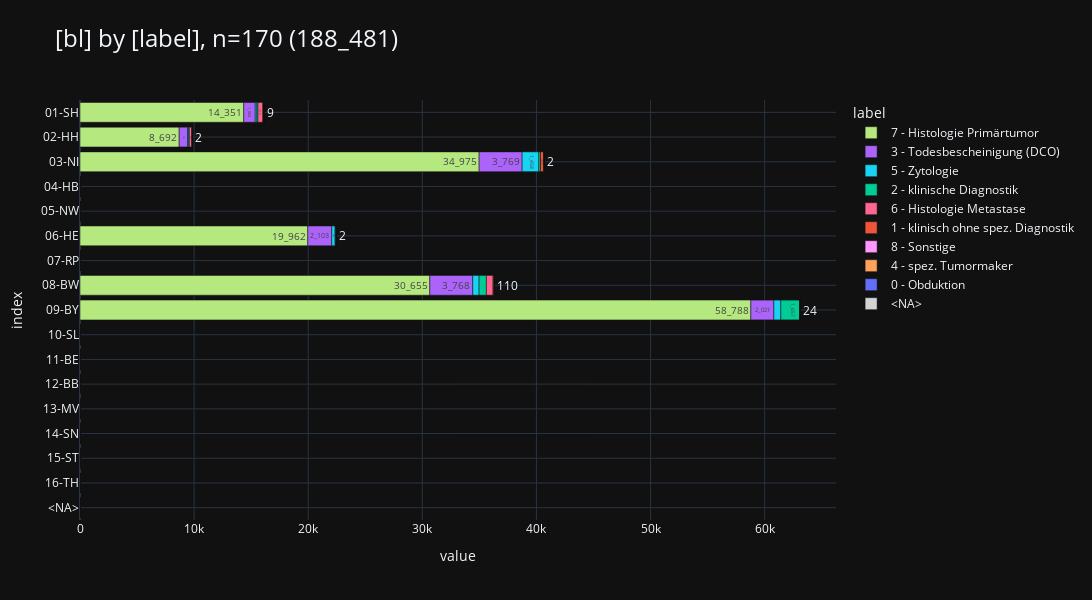

Notebook source saved alongside this figure:
### Code cell
_df = df_dsich[
    [
        "bl",
        "label",
        "cnt",
    ]
].sort_values("bl")

_ = pls.plot_stacked_bars(
    _df,
    # swap=True,
    orientation="h",
    # show_total=True,
    # normalize=True,
    # relative=True,
    height=600,
    # top_n_color=5,
    # sort_values_index=True,
    sort_values_color=True,
    # top_n_index=3,
    # precision=2,
    # show_other=True,
    # top_n_index=2,
    kkr_col="bl",
)
_

### Figure 1 — Plotly figure (JSON) as saved in the notebook; plotly's stock layout.template omitted (floating-point values rounded to 4 significant figures)
{"data": [{"hovertemplate": "col=7 - Histologie Primärtumor<br>value=%{x}<br>index=%{y}<br>cnt_str=%{text}<extra></extra>", "legendgroup": "7 - Histologie Primärtumor", "marker": {"color": "#B6E880", "pattern": {"shape": ""}}, "name": "7 - Histologie Primärtumor", "orientation": "h", "showlegend": true, "text": ["14_351", "8_692", "34_975", "0", "0", "19_962", "0", "30_655", "58_788", "0", "0", "0", "0", "0", "0", "0", "0"], "textposition": "auto", "type": "bar", "x": [14350.0, 8692.0, 34980.0, 0.0, 0.0, 19960.0, 0.0, 30660.0, 58790.0, 0.0, 0.0, 0.0, 0.0, 0.0, 0.0, 0.0, 0.0], "xaxis": "x", "y": ["01-SH", "02-HH", "03-NI", "04-HB", "05-NW", "06-HE", "07-RP", "08-BW", "09-BY", "10-SL", "11-BE", "12-BB", "13-MV", "14-SN", "15-ST", "16-TH", "<NA>"], "yaxis": "y"}, {"hovertemplate": "col=3 - Todesbescheinigung (DCO)<br>value=%{x}<br>index=%{y}<br>cnt_str=%{text}<extra></extra>", "legendgroup": "3 - Todesbescheinigung (DCO)", "marker": {"color": "#AB63FA", "pattern": {"shape": ""}}, "name": "3 - Todesbescheinigung (DCO)", "orientation": "h", "showlegend": true, "text": ["1_004", "735", "3_769", "0", "0", "2_103", "0", "3_768", "2_021", "0", "0", "0", "0", "0", "0", "0", "0"], "textposition": "auto", "type": "bar", "x": [1004.0, 735.0, 3769.0, 0.0, 0.0, 2103.0, 0.0, 3768.0, 2021.0, 0.0, 0.0, 0.0, 0.0, 0.0, 0.0, 0.0, 0.0], "xaxis": "x", "y": ["01-SH", "02-HH", "03-NI", "04-HB", "05-NW", "06-HE", "07-RP", "08-BW", "09-BY", "10-SL", "11-BE", "12-BB", "13-MV", "14-SN", "15-ST", "16-TH", "<NA>"], "yaxis": "y"}, {"hovertemplate": "col=5 - Zytologie<br>value=%{x}<br>index=%{y}<br>cnt_str=%{text}<extra></extra>", "legendgroup": "5 - Zytologie", "marker": {"color": "#19D3F3", "pattern": {"shape": ""}}, "name": "5 - Zytologie", "orientation": "h", "showlegend": true, "text": ["146", "116", "1_458", "0", "0", "289", "0", "550", "607", "0", "0", "0", "0", "0", "0", "0", "0"], "textposition": "auto", "type": "bar", "x": [146.0, 116.0, 1458.0, 0.0, 0.0, 289.0, 0.0, 550.0, 607.0, 0.0, 0.0, 0.0, 0.0, 0.0, 0.0, 0.0, 0.0], "xaxis": "x", "y": ["01-SH", "02-HH", "03-NI", "04-HB", "05-NW", "06-HE", "07-RP", "08-BW", "09-BY", "10-SL", "11-BE", "12-BB", "13-MV", "14-SN", "15-ST", "16-TH", "<NA>"], "yaxis": "y"}, {"hovertemplate": "col=2 - klinische Diagnostik<br>value=%{x}<br>index=%{y}<br>cnt_str=%{text}<extra></extra>", "legendgroup": "2 - klinische Diagnostik", "marker": {"color": "#00CC96", "pattern": {"shape": ""}}, "name": "2 - klinische Diagnostik", "orientation": "h", "showlegend": true, "text": ["100", "35", "151", "0", "0", "104", "0", "641", "1_657", "0", "0", "0", "0", "0", "0", "0", "0"], "textposition": "auto", "type": "bar", "x": [100.0, 35.0, 151.0, 0.0, 0.0, 104.0, 0.0, 641.0, 1657.0, 0.0, 0.0, 0.0, 0.0, 0.0, 0.0, 0.0, 0.0], "xaxis": "x", "y": ["01-SH", "02-HH", "03-NI", "04-HB", "05-NW", "06-HE", "07-RP", "08-BW", "09-BY", "10-SL", "11-BE", "12-BB", "13-MV", "14-SN", "15-ST", "16-TH", "<NA>"], "yaxis": "y"}, {"hovertemplate": "col=6 - Histologie Metastase<br>value=%{x}<br>index=%{y}<br>cnt_str=%{text}<extra></extra>", "legendgroup": "6 - Histologie Metastase", "marker": {"color": "#FF6692", "pattern": {"shape": ""}}, "name": "6 - Histologie Metastase", "orientation": "h", "showlegend": true, "text": ["419", "262", "1", "0", "0", "0", "0", "584", "0", "0", "0", "0", "0", "0", "0", "0", "0"], "textposition": "auto", "type": "bar", "x": [419.0, 262.0, 1.0, 0.0, 0.0, 0.0, 0.0, 584.0, 0.0, 0.0, 0.0, 0.0, 0.0, 0.0, 0.0, 0.0, 0.0], "xaxis": "x", "y": ["01-SH", "02-HH", "03-NI", "04-HB", "05-NW", "06-HE", "07-RP", "08-BW", "09-BY", "10-SL", "11-BE", "12-BB", "13-MV", "14-SN", "15-ST", "16-TH", "<NA>"], "yaxis": "y"}, {"hovertemplate": "col=1 - klinisch ohne spez. Diagnostik<br>value=%{x}<br>index=%{y}<br>cnt_str=%{text}<extra></extra>", "legendgroup": "1 - klinisch ohne spez. Diagnostik", "marker": {"color": "#EF553B", "pattern": {"shape": ""}}, "name": "1 - klinisch ohne spez. Diagnostik", "orientation": "h", "showlegend": true, "text": ["65", "0", "312", "0", "0", "0", "0", "110", "0", "0", "0", "0", "0", "0", "0", "0", "0"], "textposition": "auto", "type": "bar", "x": [65.0, 0.0, 312.0, 0.0, 0.0, 0.0, 0.0, 110.0, 0.0, 0.0, 0.0, 0.0, 0.0, 0.0, 0.0, 0.0, 0.0], "xaxis": "x", "y": ["01-SH", "02-HH", "03-NI", "04-HB", "05-NW", "06-HE", "07-RP", "08-BW", "09-BY", "10-SL", "11-BE", "12-BB", "13-MV", "14-SN", "15-ST", "16-TH", "<NA>"], "yaxis": "y"}, {"hovertemplate": "col=8 - Sonstige<br>value=%{x}<br>index=%{y}<br>cnt_str=%{text}<extra></extra>", "legendgroup": "8 - Sonstige", "marker": {"color": "#FF97FF", "pattern": {"shape": ""}}, "name": "8 - Sonstige", "orientation": "h", "showlegend": true, "text": ["0", "0", "5", "0", "0", "0", "0", "0", "24", "0", "0", "0", "0", "0", "0", "0", "0"], "textposition": "auto", "type": "bar", "x": [0.0, 0.0, 5.0, 0.0, 0.0, 0.0, 0.0, 0.0, 24.0, 0.0, 0.0, 0.0, 0.0, 0.0, 0.0, 0.0, 0.0], "xaxis": "x", "y": ["01-SH", "02-HH", "03-NI", "04-HB", "05-NW", "06-HE", "07-RP", "08-BW", "09-BY", "10-SL", "11-BE", "12-BB", "13-MV", "14-SN", "15-ST", "16-TH", "<NA>"], "yaxis": "y"}, {"hovertemplate": "col=4 - spez. Tumormaker<br>value=%{x}<br>index=%{y}<br>cnt_str=%{text}<extra></extra>", "legendgroup": "4 - spez. Tumormaker", "marker": {"color": "#FFA15A", "pattern": {"shape": ""}}, "name": "4 - spez. Tumormaker", "orientation": "h", "showlegend": true, "text": ["9", "2", "0", "0", "0", "7", "0", "0", "0", "0", "0", "0", "0", "0", "0", "0", "0"], "textposition": "auto", "type": "bar", "x": [9.0, 2.0, 0.0, 0.0, 0.0, 7.0, 0.0, 0.0, 0.0, 0.0, 0.0, 0.0, 0.0, 0.0, 0.0, 0.0, 0.0], "xaxis": "x", "y": ["01-SH", "02-HH", "03-NI", "04-HB", "05-NW", "06-HE", "07-RP", "08-BW", "09-BY", "10-SL", "11-BE", "12-BB", "13-MV", "14-SN", "15-ST", "16-TH", "<NA>"], "yaxis": "y"}, {"hovertemplate": "col=0 - Obduktion<br>value=%{x}<br>index=%{y}<br>cnt_str=%{text}<extra></extra>", "legendgroup": "0 - Obduktion", "marker": {"color": "#636EFA", "pattern": {"shape": ""}}, "name": "0 - Obduktion", "orientation": "h", "showlegend": true, "text": ["0", "0", "2", "0", "0", "2", "0", "0", "0", "0", "0", "0", "0", "0", "0", "0", "0"], "textposition": "auto", "type": "bar", "x": [0.0, 0.0, 2.0, 0.0, 0.0, 2.0, 0.0, 0.0, 0.0, 0.0, 0.0, 0.0, 0.0, 0.0, 0.0, 0.0, 0.0], "xaxis": "x", "y": ["01-SH", "02-HH", "03-NI", "04-HB", "05-NW", "06-HE", "07-RP", "08-BW", "09-BY", "10-SL", "11-BE", "12-BB", "13-MV", "14-SN", "15-ST", "16-TH", "<NA>"], "yaxis": "y"}, {"hovertemplate": "col=<NA><br>value=%{x}<br>index=%{y}<br>cnt_str=%{text}<extra></extra>", "legendgroup": "<NA>", "marker": {"color": "lightgray", "pattern": {"shape": ""}}, "name": "<NA>", "orientation": "h", "showlegend": true, "text": ["0", "0", "0", "0", "0", "0", "0", "0", "0", "0", "0", "0", "0", "0", "0", "0", "0"], "textposition": "auto", "type": "bar", "x": [0.0, 0.0, 0.0, 0.0, 0.0, 0.0, 0.0, 0.0, 0.0, 0.0, 0.0, 0.0, 0.0, 0.0, 0.0, 0.0, 0.0], "xaxis": "x", "y": ["01-SH", "02-HH", "03-NI", "04-HB", "05-NW", "06-HE", "07-RP", "08-BW", "09-BY", "10-SL", "11-BE", "12-BB", "13-MV", "14-SN", "15-ST", "16-TH", "<NA>"], "yaxis": "y"}], "layout": {"barmode": "relative", "height": 600, "legend": {"title": {"text": "label"}, "tracegroupgap": 0, "traceorder": "normal"}, "title": {"font": {"size": 24}, "text": "[bl] by [label], n=170 (188_481)", "xanchor": "left", "y": 0.95, "yanchor": "top"}, "width": 1600, "xaxis": {"anchor": "y", "domain": [0, 1], "gridwidth": 1, "range": [0, 66250.0], "showgrid": true, "title": {"text": "value"}}, "yaxis": {"anchor": "x", "categoryarray": ["<NA>", "16-TH", "15-ST", "14-SN", "13-MV", "12-BB", "11-BE", "10-SL", "09-BY", "08-BW", "07-RP", "06-HE", "05-NW", "04-HB", "03-NI", "02-HH", "01-SH"], "categoryorder": "array", "domain": [0, 1], "gridwidth": 1, "showgrid": true, "title": {"text": "index"}}}}
